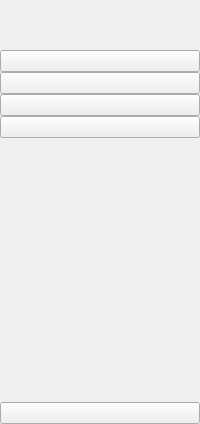
     <widget class="QWidget" name="icon_only_widget" native="true">
      <layout class="QVBoxLayout" name="verticalLayout_5">
       <property name="spacing">
        <number>0</number>
       </property>
       <property name="leftMargin">
        <number>0</number>
       </property>
       <property name="topMargin">
        <number>0</number>
       </property>
       <property name="rightMargin">
        <number>0</number>
       </property>
       <property name="bottomMargin">
        <number>0</number>
       </property>
       <item>
        <layout class="QHBoxLayout" name="horizontalLayout_3">
         <item>
          <widget class="QLabel" name="logo_label_1">
           <property name="minimumSize">
            <size>
             <width>40</width>
             <height>50</height>
            </size>
           </property>
           <property name="maximumSize">
            <size>
             <width>50</width>
             <height>50</height>
            </size>
           </property>
           <property name="text">
            <string/>
           </property>
           <property name="pixmap">
            <pixmap resource="../Resources/resource.qrc">:/icon/icon/logo2.png</pixmap>
           </property>
           <property name="scaledContents">
            <bool>true</bool>
           </property>
          </widget>
         </item>
        </layout>
       </item>
       <item>
        <layout class="QVBoxLayout" name="verticalLayout">
         <property name="spacing">
          <number>0</number>
         </property>
         <item>
          <widget class="QPushButton" name="home_btn_1">
           <property name="text">
            <string/>
           </property>
           <property name="icon">
            <iconset resource="../Resources/resource.qrc">
             <normaloff>:/icon/icon/home-4-32.ico</normaloff>
             <normalon>:/icon/icon/home-4-48.ico</normalon>:/icon/icon/home-4-32.ico</iconset>
           </property>
           <property name="iconSize">
            <size>
             <width>20</width>
             <height>20</height>
            </size>
           </property>
           <property name="checkable">
            <bool>true</bool>
           </property>
           <property name="autoExclusive">
            <bool>true</bool>
           </property>
          </widget>
         </item>
         <item>
          <widget class="QPushButton" name="orders_btn_1">
           <property name="text">
            <string/>
           </property>
           <property name="icon">
            <iconset resource="../Resources/resource.qrc">
             <normaloff>:/icon/icon/activity-feed-32.ico</normaloff>
             <normalon>:/icon/icon/activity-feed-48.ico</normalon>:/icon/icon/activity-feed-32.ico</iconset>
           </property>
           <property name="iconSize">
            <size>
             <width>20</width>
             <height>20</height>
            </size>
           </property>
           <property name="checkable">
            <bool>true</bool>
           </property>
           <property name="autoExclusive">
            <bool>true</bool>
           </property>
          </widget>
         </item>
         <item>
          <widget class="QPushButton" name="products_btn_1">
           <property name="text">
            <string/>
           </property>
           <property name="icon">
            <iconset resource="../Resources/resource.qrc">
             <normaloff>:/icon/icon/product-32.ico</normaloff>
             <normalon>:/icon/icon/product-48.ico</normalon>:/icon/icon/product-32.ico</iconset>
           </property>
           <property name="iconSize">
            <size>
             <width>20</width>
             <height>20</height>
            </size>
           </property>
           <property name="checkable">
            <bool>true</bool>
           </property>
           <property name="autoExclusive">
            <bool>true</bool>
           </property>
          </widget>
         </item>
         <item>
          <widget class="QPushButton" name="customers_btn_1">
           <property name="text">
            <string/>
           </property>
           <property name="icon">
            <iconset resource="../Resources/resource.qrc">
             <normaloff>:/icon/icon/group-32.ico</normaloff>
             <normalon>:/icon/icon/group-48.ico</normalon>:/icon/icon/group-32.ico</iconset>
           </property>
           <property name="iconSize">
            <size>
             <width>20</width>
             <height>20</height>
            </size>
           </property>
           <property name="checkable">
            <bool>true</bool>
           </property>
           <property name="autoExclusive">
            <bool>true</bool>
           </property>
          </widget>
         </item>
        </layout>
       </item>
       <item>
        <spacer name="verticalSpacer">
         <property name="orientation">
          <enum>Qt::Vertical</enum>
         </property>
         <property name="sizeHint" stdset="0">
          <size>
           <width>20</width>
           <height>264</height>
          </size>
         </property>
        </spacer>
       </item>
       <item>
        <widget class="QPushButton" name="exit_btn_1">
         <property name="text">
          <string/>
         </property>
         <property name="icon">
          <iconset resource="../Resources/resource.qrc">
           <normaloff>:/icon/icon/close-window-64.ico</normaloff>:/icon/icon/close-window-64.ico</iconset>
         </property>
         <property name="iconSize">
          <size>
           <width>20</width>
           <height>20</height>
          </size>
         </property>
        </widget>
       </item>
      </layout>
     </widget>
